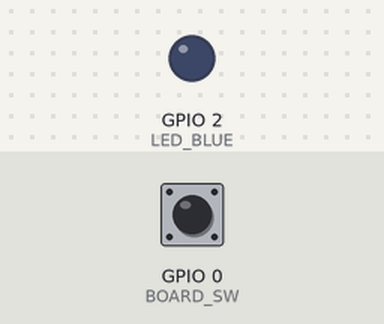
The sketch below on a simulated ESP32. On the bench: output pins drawn as LEDs (lit = HIGH). Dashed ring = blinking. The inputs (shaded band) are chosen by the test bench; at power-on: GPIO 0 (BOARD_SW) HIGH.

Above: at 2.2 s.
2.3 s: GPIO 0 (BOARD_SW) pulled LOW for 3.2 s
At 2.6 s:
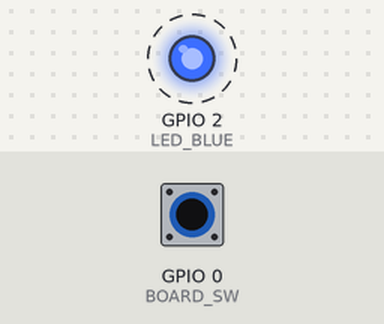
7.0 s: GPIO 0 (BOARD_SW) pulled LOW for 0.15 s
At 7.4 s:
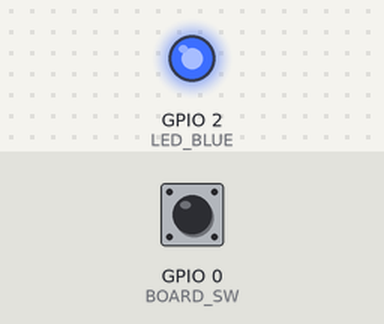
8.6 s: GPIO 0 (BOARD_SW) pulled LOW for 1 s
At 9.8 s:
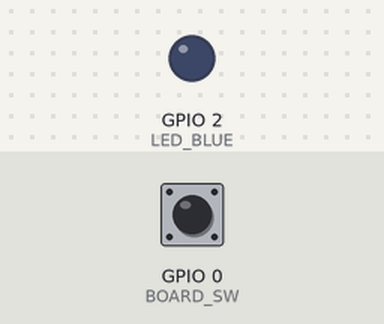
Timing chart, 0 to 11.6 s (numbered marks = the images above; inputs shaded):
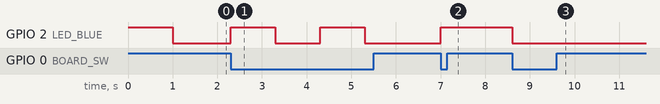

Measured:
- after the input at 2.3 s, GPIO 2 (LED_BLUE): alternates HIGH for 1.0 s and LOW for 1.0 s, starting at once
- after the input at 7.0 s, GPIO 2 (LED_BLUE): LOW → HIGH at once
- after the input at 8.6 s, GPIO 2 (LED_BLUE): HIGH → LOW at once

The sketch:

test0.ino
```cpp
#define LED_BLUE 2
#define BOARD_SW 0
#define EX_SW1 23

#define LED_ON HIGH
#define LED_OFF LOW

#define SW_ON LOW
#define SW_OFF HIGH

//#include <Wire.h>
#include <Arduino.h>

bool blLED = false;

//*******************************************************
void setup() {
  pinMode(LED_BLUE, OUTPUT);
  pinMode(BOARD_SW, INPUT_PULLUP);
  pinMode(EX_SW1, INPUT_PULLUP);

  xTaskCreatePinnedToCore(loop2, "loopTask", 4096, NULL, 1, NULL, 1);

  digitalWrite(LED_BLUE, LED_ON);
  delay(1000);
}


//*******************************************************
void loop() {
  //if(digitalRead(BOARD_SW) == SW_ON)
  if(blLED)
    digitalWrite(LED_BLUE, LED_ON);
  else
    digitalWrite(LED_BLUE, LED_OFF);
}

//*******************************************************
void loop2(void *pvParameters)
{
  while(1)
  {
    if(blLED == false && digitalRead(BOARD_SW) == SW_ON)
    {
      blLED = true;
      delay(1000);
    }
    if(blLED == true && digitalRead(BOARD_SW) == SW_ON)
    {
      blLED = false;
      delay(1000);
    }
  }
}
```
